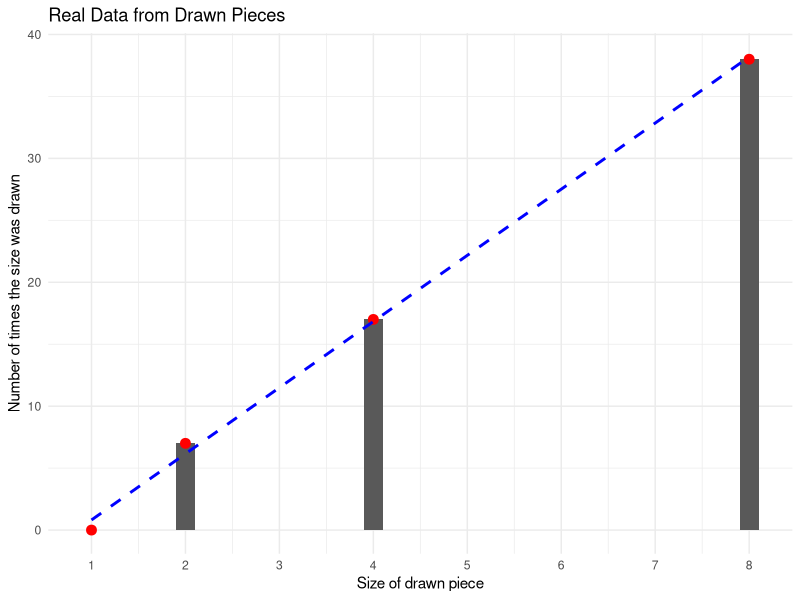
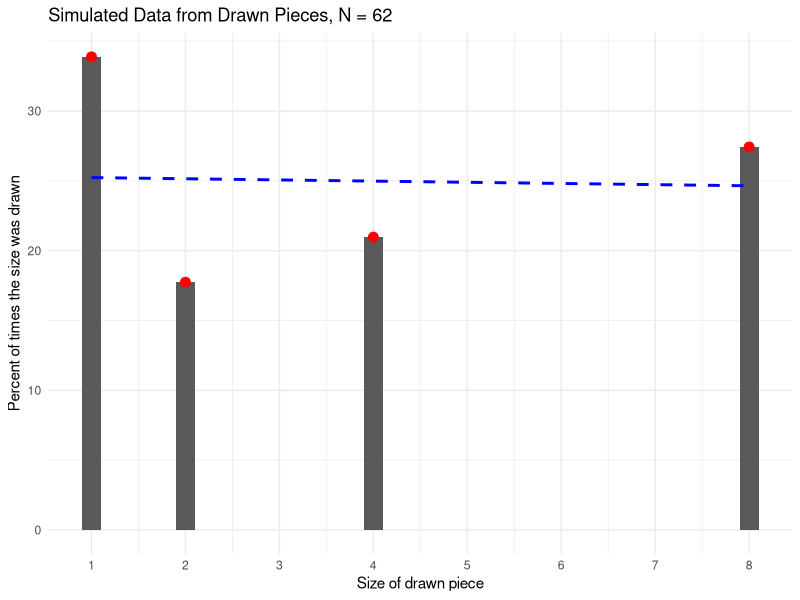
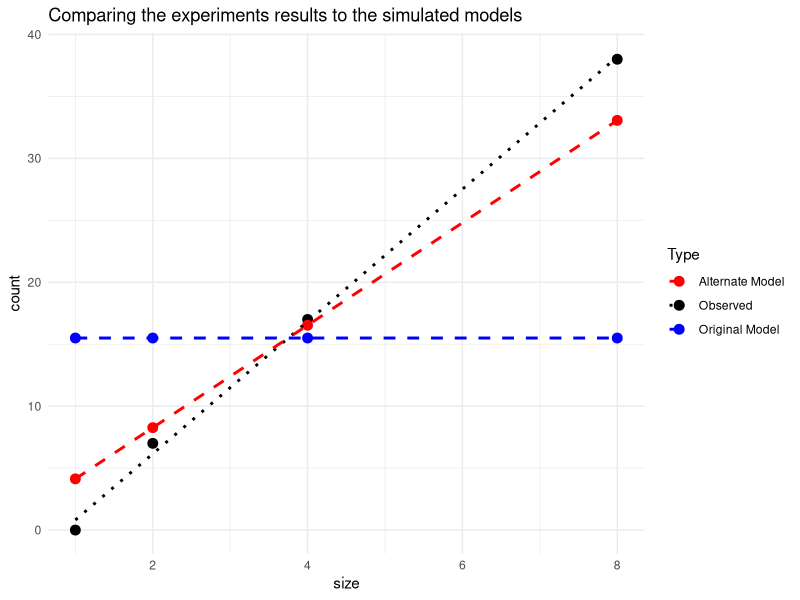

Write R code to recreate these figures, in order.
## ---- chunk 1
library(tidyverse)
library(ggplot2)

# set this to your path
setwd(r"(C:\Users\Valen\Documents\Git-Repositorys\TUHH\Applied Statistics\week02)")

experiment_data <- read.table("Week_2_Experiment.csv", header=TRUE)
## ---- chunk 2
freq_real <- table(factor(experiment_data$PieceSize, levels = c(1, 2, 4, 8)))
freq_real_df <- as.data.frame(freq_real)
colnames(freq_real_df) <- c("size", "count")

freq_real_df$size <- as.numeric(as.character(freq_real_df$size))

ggplot(freq_real_df, aes(x=size, y=count)) +
  geom_col(width = 0.2) +
  geom_point(size = 3, color = "red") +
  geom_smooth(
    method = "lm",
    color = "blue",
    se = FALSE,
    linetype = 2
  ) +
  scale_x_continuous(
    breaks = 1:8
  ) +
  labs(
    title = "Real Data from Drawn Pieces",
    x = "Size of drawn piece",
    y = "Number of times the size was drawn"
  ) +
  theme_minimal() 
  
## ---- chunk 3
mean_value_real <- mean(experiment_data$PieceSize)
freq_variance_real <- var(freq_real_df$count) 
## ---- chunk 4
outcomes <- c(1, 2, 4, 8)
P_model <- c(0.25, 0.25, 0.25, 0.25)

set.seed(4)
sizes_sim <- sample(outcomes, size=62, replace=TRUE, prob=P_model)

freq_sim <- table(factor(sizes_sim, levels=outcomes))
freq_sim_df <- as.data.frame(freq_sim)
colnames(freq_sim_df) <- c("size", "count")

freq_sim_df <- freq_sim_df |>
  mutate(
    size = as.numeric(as.character(size)),
    count = as.numeric(as.character(count))
  ) |>
  mutate(percent = count/sum(count)*100)

ggplot(freq_sim_df, aes(x=size, y=percent))+
  geom_col(width = 0.2) +
  geom_point(size = 3, color = "red") +
  geom_smooth(
    method = "lm",
    color = "blue",
    se = FALSE,
    linetype = 2
  ) +
  scale_x_continuous(
    breaks = 1:8
  ) +
  labs(
    title = "Simulated Data from Drawn Pieces, N = 62",
    x = "Size of drawn piece",
    y = "Percent of times the size was drawn"
  ) +
  theme_minimal() 
## ---- chunk 5
mean_value_sim <- mean(sizes_sim)
freq_variance_sim <- var(freq_sim_df$count) # ? makes sense?
expected_value_sim <- sum(outcomes*P_model)
## ---- chunk 6
sizes = c(1, 2, 4, 8)
P_model_alt = sizes/sum(sizes)
expected_value_linear = P_model_alt %*% sizes
print(expected_value_linear)
## ---- chunk 7
N = 62
expected_draws_model = N * P_model
expected_draws_model_alt = N * P_model_alt



ggplot(freq_real_df, ) +
  geom_point(aes(x = size, y = count, color = "Observed"), size = 3) + 
  geom_point(aes(x = size, y = expected_draws_model_alt, color = "Alternate Model"),
             size = 3) +
  geom_point(aes(x = size, y = expected_draws_model, color = "Original Model"),
             size = 3) +
  geom_smooth(aes(x = size, y = count, color = "Observed"),
              method = lm, se = FALSE, linetype = 3) + 
  geom_smooth(aes(x = size, y = expected_draws_model_alt, color = "Alternate Model"),
              method = lm, se = FALSE, linetype = 2) +
  geom_smooth(aes(x = size, y = expected_draws_model, color = "Original Model"),
              method = lm, se = FALSE, linetype = 2) +
  labs(title = "Comparing the experiments results to the simulated models",
       color = "Type") +
  scale_color_manual(values = c("Observed" = "black",
                                "Original Model" = "blue",
                                "Alternate Model" = "red")) +
  theme_minimal()
